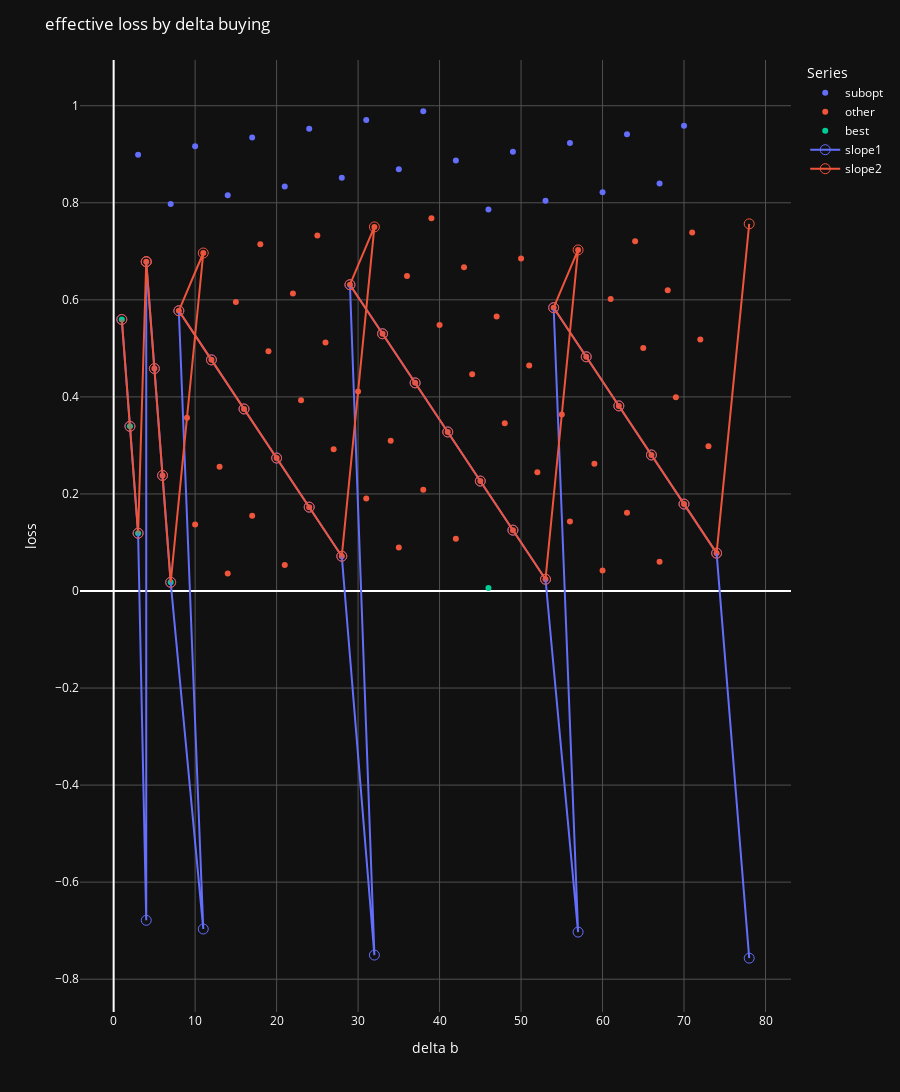

The cell this chart's notebook holds for it:
### Code cell
# Create an interactive scatter plot
fig = px.scatter(combined_df, x='delta_b', y='loss', color='Series', #size='point_size',
                 hover_data=['delta_b', 'delta_s', 'loss'])

# Add lines for specified series
# for series in slopes_df:
#     fig.add_trace(px.line(series, x='delta_s', y='loss', color='Series').data[0])

# Concatenate all DataFrames in slopes_df
all_slopes_df = pd.concat(slopes_df)
# Create a line plot for all slopes
line_fig = px.line(all_slopes_df, x='delta_b', y='loss', color='Series', hover_data=['delta_b', 'delta_s', 'loss'], markers=True)

# Add each line trace individually
for trace in line_fig.data:
    trace.update(marker=dict(symbol='circle-open', size=10)) 
    fig.add_trace(trace)

# Update marker properties to have darker outlines
# fig.update_traces(marker=dict(line=dict(width=1, color='rgba(40,40,40,1)')))  # Adjust the color as needed

# Update marker properties to remove outlines or match the fill color
fig.update_traces(marker=dict(line=dict(width=0)))  # Removes the outline

# Alternatively, to set the outline to the same color as the fill:
# fig.update_traces(marker=dict(line=dict(width=1, color='SAME_COLOR')))


# Update the layout for dark mode
fig.update_layout(
    title='Scatter Plot in Dark Mode',
    plot_bgcolor='rgb(17,17,17)',  # Dark plot background
    paper_bgcolor='rgb(17,17,17)',  # Dark paper background
    font_color='white',  # White text for better contrast
    xaxis=dict(
        gridcolor='rgb(80,80,80)',  # Darker gridlines
    ),
    yaxis=dict(
        gridcolor='rgb(80,80,80)',  # Darker gridlines
    )
)

# Add plot titles and labels
fig.update_layout(title='effective loss by delta buying',
                  xaxis_title='delta b',
                  yaxis_title='loss',
                  # showlegend=False,
                  height=1600)
                  

# fig.update_yaxes(range=[combined_df['loss'].min(), combined_df['loss'].max()])  # Adjust the range as needed

# # Sort the DataFrame by 'ratio' in descending order
# sorted_df = combined_df.sort_values(by='loss', ascending=False)

# # Adding a line that connects the dots in decreasing order of their y-value
# fig.add_trace(px.line(sorted_df, x='delta_b', y='loss').data[0])

# # Find the five lowest unique y-values (ratios)
# lowest_ratios = combined_df['loss'].unique()
# lowest_ratios.sort()

# # Group by 'ratio' and draw lines for each of the five lowest ratios
# for loss in lowest_ratios[:20]:
#     group = combined_df[combined_df['loss'] == loss]
#     # Sort each group by 'delta_b' to make line connections logical
#     sorted_group = group.sort_values(by='delta_b')
#     fig.add_trace(px.line(sorted_group, x='delta_b', y='loss').data[0])

# # Adjusting the plot size and layout
# fig.update_layout(title='Scatter Plot with Lines for Lowest Y-values',
#                   xaxis_title='Delta_b',
#                   yaxis_title='loss',
#                   height=800)

# Show the plot
fig.show()

### Figure 1 — Plotly figure (JSON) as saved in the notebook; plotly's stock layout.template omitted (floating-point values rounded to 4 significant figures)
{"data": [{"customdata": [[5], [10], [14], [19], [23], [28], [32], [37], [41], [46], [50], [55], [60], [64], [69], [73], [78], [82], [87], [91]], "hovertemplate": "Series=subopt<br>delta_b=%{x}<br>loss=%{y}<br>delta_s=%{customdata[0]}<extra></extra>", "legendgroup": "subopt", "marker": {"color": "#636efa", "line": {"width": 0}, "symbol": "circle"}, "mode": "markers", "name": "subopt", "orientation": "v", "showlegend": true, "type": "scatter", "x": [3, 7, 10, 14, 17, 21, 24, 28, 31, 35, 38, 42, 46, 49, 53, 56, 60, 63, 67, 70], "xaxis": "x", "y": [0.8988, 0.7977, 0.9168, 0.8156, 0.9347, 0.8335, 0.9526, 0.8514, 0.9705, 0.8693, 0.9884, 0.8873, 0.7861, 0.9052, 0.804, 0.9231, 0.8219, 0.941, 0.8399, 0.9589], "yaxis": "y"}, {"customdata": [[6], [7], [8], [11], [12], [13], [15], [16], [17], [18], [20], [21], [22], [24], [25], [26], [27], [29], [30], [31], [33], [34], [35], [36], [38], [39], [40], [42], [43], [44], [45], [47], [48], [49], [51], [52], [53], [54], [56], [57], [58], [61], [62], [63], [65], [66], [67], [68], [70], [71], [72], [74], [75], [76], [77], [79], [80], [81], [83], [84], [85], [86], [88], [89], [90], [92], [93], [94], [95]], "hovertemplate": "Series=other<br>delta_b=%{x}<br>loss=%{y}<br>delta_s=%{customdata[0]}<extra></extra>", "legendgroup": "other", "marker": {"color": "#EF553B", "line": {"width": 0}, "symbol": "circle"}, "mode": "markers", "name": "other", "orientation": "v", "showlegend": true, "type": "scatter", "x": [4, 5, 6, 8, 9, 10, 11, 12, 13, 14, 15, 16, 17, 18, 19, 20, 21, 22, 23, 24, 25, 26, 27, 28, 29, 30, 31, 32, 33, 34, 35, 36, 37, 38, 39, 40, 41, 42, 43, 44, 45, 47, 48, 49, 50, 51, 52, 53, 54, 55, 56, 57, 58, 59, 60, 61, 62, 63, 64, 65, 66, 67, 68, 69, 70, 71, 72, 73, 74], "xaxis": "x", "y": [0.6786, 0.4584, 0.2381, 0.5775, 0.3572, 0.137, 0.6965, 0.4763, 0.2561, 0.03583, 0.5954, 0.3751, 0.1549, 0.7144, 0.4942, 0.274, 0.05375, 0.6133, 0.3931, 0.1728, 0.7324, 0.5121, 0.2919, 0.07166, 0.6312, 0.411, 0.1907, 0.7503, 0.53, 0.3098, 0.08958, 0.6491, 0.4289, 0.2087, 0.7682, 0.548, 0.3277, 0.1075, 0.667, 0.4468, 0.2266, 0.5659, 0.3456, 0.1254, 0.6849, 0.4647, 0.2445, 0.02425, 0.5838, 0.3636, 0.1433, 0.7029, 0.4826, 0.2624, 0.04217, 0.6017, 0.3815, 0.1612, 0.7208, 0.5005, 0.2803, 0.06009, 0.6196, 0.3994, 0.1792, 0.7387, 0.5185, 0.2982, 0.078], "yaxis": "y"}, {"customdata": [[2], [3], [4], [9], [59]], "hovertemplate": "Series=best<br>delta_b=%{x}<br>loss=%{y}<br>delta_s=%{customdata[0]}<extra></extra>", "legendgroup": "best", "marker": {"color": "#00cc96", "line": {"width": 0}, "symbol": "circle"}, "mode": "markers", "name": "best", "orientation": "v", "showlegend": true, "type": "scatter", "x": [1, 2, 3, 7, 46], "xaxis": "x", "y": [0.5595, 0.3393, 0.1191, 0.01792, 0.006338], "yaxis": "y"}, {"customdata": [[2], [3], [4], [6], [6], [7], [8], [9], [15], [11], [16], [21], [26], [31], [36], [42], [38], [43], [48], [53], [58], [63], [68], [74], [70], [75], [80], [85], [90], [95], [101]], "hovertemplate": "Series=slope1<br>delta_b=%{x}<br>loss=%{y}<br>delta_s=%{customdata[0]}<extra></extra>", "legendgroup": "slope1", "line": {"color": "#636efa", "dash": "solid"}, "marker": {"line": {"width": 0}, "size": 10, "symbol": "circle-open"}, "mode": "lines+markers", "name": "slope1", "orientation": "v", "showlegend": true, "type": "scatter", "x": [1, 2, 3, 4, 4, 5, 6, 7, 11, 8, 12, 16, 20, 24, 28, 32, 29, 33, 37, 41, 45, 49, 53, 57, 54, 58, 62, 66, 70, 74, 78], "xaxis": "x", "y": [0.5595, 0.3393, 0.1191, -0.6786, 0.6786, 0.4584, 0.2381, 0.01792, -0.6965, 0.5775, 0.4763, 0.3751, 0.274, 0.1728, 0.07166, -0.7503, 0.6312, 0.53, 0.4289, 0.3277, 0.2266, 0.1254, 0.02425, -0.7029, 0.5838, 0.4826, 0.3815, 0.2803, 0.1792, 0.078, -0.7566], "yaxis": "y"}, {"customdata": [[2], [3], [4], [6], [6], [7], [8], [9], [15], [11], [16], [21], [26], [31], [36], [42], [38], [43], [48], [53], [58], [63], [68], [74], [70], [75], [80], [85], [90], [95], [101]], "hovertemplate": "Series=slope2<br>delta_b=%{x}<br>loss=%{y}<br>delta_s=%{customdata[0]}<extra></extra>", "legendgroup": "slope2", "line": {"color": "#EF553B", "dash": "solid"}, "marker": {"line": {"width": 0}, "size": 10, "symbol": "circle-open"}, "mode": "lines+markers", "name": "slope2", "orientation": "v", "showlegend": true, "type": "scatter", "x": [1, 2, 3, 4, 4, 5, 6, 7, 11, 8, 12, 16, 20, 24, 28, 32, 29, 33, 37, 41, 45, 49, 53, 57, 54, 58, 62, 66, 70, 74, 78], "xaxis": "x", "y": [0.5595, 0.3393, 0.1191, 0.6786, 0.6786, 0.4584, 0.2381, 0.01792, 0.6965, 0.5775, 0.4763, 0.3751, 0.274, 0.1728, 0.07166, 0.7503, 0.6312, 0.53, 0.4289, 0.3277, 0.2266, 0.1254, 0.02425, 0.7029, 0.5838, 0.4826, 0.3815, 0.2803, 0.1792, 0.078, 0.7566], "yaxis": "y"}], "layout": {"font": {"color": "white"}, "height": 1600, "legend": {"title": {"text": "Series"}, "tracegroupgap": 0}, "margin": {"t": 60}, "paper_bgcolor": "rgb(17,17,17)", "plot_bgcolor": "rgb(17,17,17)", "title": {"text": "effective loss by delta buying"}, "xaxis": {"anchor": "y", "domain": [0, 1], "gridcolor": "rgb(80,80,80)", "title": {"text": "delta b"}}, "yaxis": {"anchor": "x", "domain": [0, 1], "gridcolor": "rgb(80,80,80)", "title": {"text": "loss"}}}}
